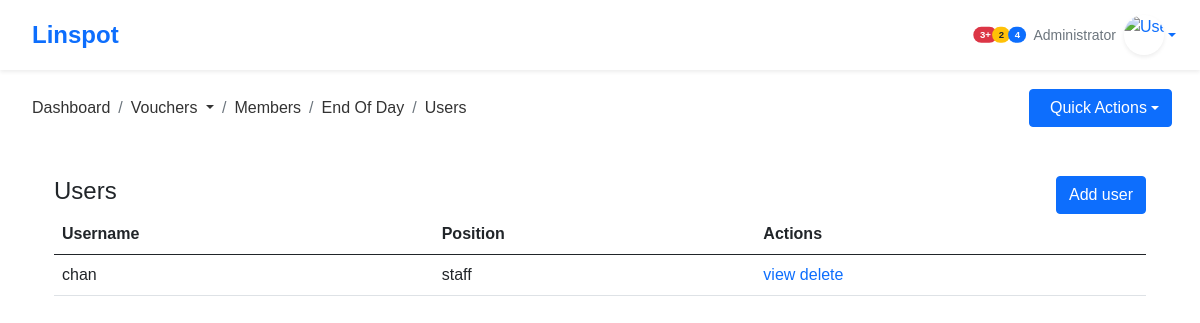
Page /users/users/ on the earlier database version.
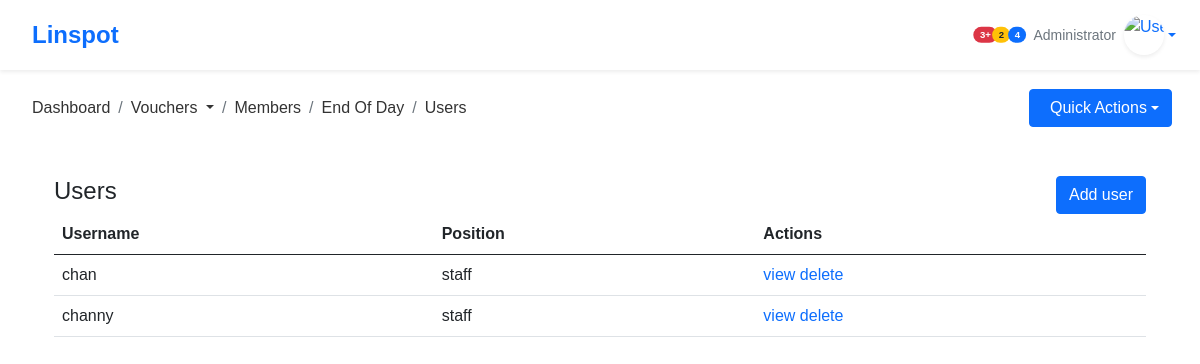
Same page on the later database version.
### users/models.py (models this page shows, shortened)
class User(AbstractUser):
    username = models.CharField(max_length=32, unique=True)
    image = models.ImageField(upload_to='profiles', default='profiles/user.png')
    position = models.CharField(choices = choices, default='staff', max_length=20)
    USERNAME_FIELD = 'username'
    REQUIRED_FIELDS = []

### users/views.py (the view)
# urls.py: path('users/', include('users.urls', namespace='users')),
def users(request):
    user = User.objects.all()
    return render(request, 'accounts/users.html', {'users':user})

### templates/accounts/users.html (shortened to what this page needs)
{% extends 'base.html' %}
{% load static %}
{% load crispy_forms_filters %}
{% load crispy_forms_tags%}
{% block content %}
    <div class="row mt-5">
        <div class="col-12">
            <div class="container">
                <div class="title d-flex justify-content-between align-items-center">
                    <h4>Users</h4>
                    <a href="{%url 'users:createUser' %}" class="btn btn-primary">Add user</a>
                </div>
                <div class="content">
                    <table class="table">
                        <thead>
                            <th>Username</th>
                            <th>Position</th>
                            <th>Actions</th>
                        </thead>
                        <tbody>
                            {% for user in users %}
                                <tr>
                                    <td>{{user.username}}</td>
                                    <td>{{user.position}}</td>
                                    <td>
                                        <span><a href="{% url 'users:userDetail' user.pk %}">view</a></span>
                                        <span><a href="{% url 'users:userDelete' user.pk%}">delete</a></span>
                                    </td>
                                </tr>
                            {% endfor %}
                        </tbody>
                    </table>
                </div>
            </div>
        </div>
    </div>
{% endblock content %}

Differences in the rows shown:
added User: username "channy", position "staff"
